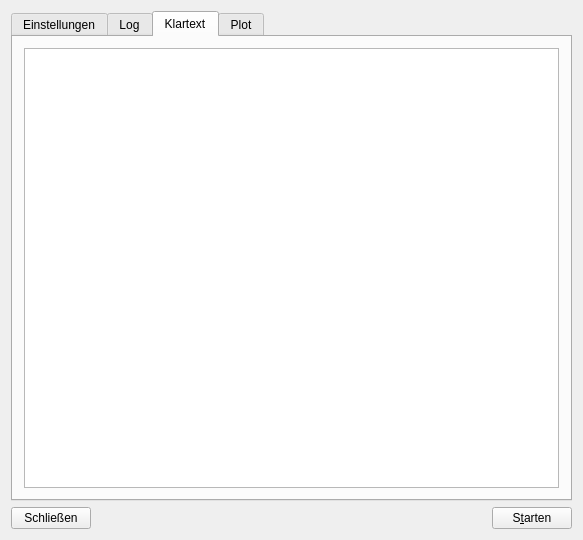
<?xml version="1.0" encoding="UTF-8"?>
<ui version="4.0">
 <class>ArduinoData</class>
 <widget class="QWidget" name="ArduinoData">
  <property name="geometry">
   <rect>
    <x>0</x>
    <y>0</y>
    <width>583</width>
    <height>540</height>
   </rect>
  </property>
  <property name="windowTitle">
   <string>ArduinoData</string>
  </property>
  <layout class="QGridLayout" name="gridLayout">
   <item row="0" column="0">
    <layout class="QVBoxLayout" name="verticalLayout">
     <item>
      <widget class="QTabWidget" name="tWPlot">
       <property name="currentIndex">
        <number>2</number>
       </property>
       <widget class="QWidget" name="tabSettings">
        <attribute name="title">
         <string>Einstellungen</string>
        </attribute>
        <layout class="QGridLayout" name="gridLayout_4">
         <item row="0" column="0">
          <widget class="QGroupBox" name="groupBox">
           <property name="title">
            <string>Verbindung</string>
           </property>
           <layout class="QGridLayout" name="gridLayout_5">
            <item row="0" column="0">
             <layout class="QHBoxLayout" name="horizontalLayout_2">
              <item>
               <widget class="QLabel" name="label">
                <property name="text">
                 <string>Geräteport</string>
                </property>
               </widget>
              </item>
              <item>
               <spacer name="horizontalSpacer_2">
                <property name="orientation">
                 <enum>Qt::Horizontal</enum>
                </property>
                <property name="sizeHint" stdset="0">
                 <size>
                  <width>40</width>
                  <height>20</height>
                 </size>
                </property>
               </spacer>
              </item>
              <item>
               <widget class="QComboBox" name="cBDevice">
                <property name="editable">
                 <bool>true</bool>
                </property>
               </widget>
              </item>
             </layout>
            </item>
            <item row="1" column="0">
             <layout class="QHBoxLayout" name="horizontalLayout_3">
              <item>
               <widget class="QLabel" name="label_2">
                <property name="text">
                 <string>Baudrate</string>
                </property>
               </widget>
              </item>
              <item>
               <spacer name="horizontalSpacer_3">
                <property name="orientation">
                 <enum>Qt::Horizontal</enum>
                </property>
                <property name="sizeHint" stdset="0">
                 <size>
                  <width>40</width>
                  <height>20</height>
                 </size>
                </property>
               </spacer>
              </item>
              <item>
               <widget class="QComboBox" name="cBBaudRate">
                <property name="editable">
                 <bool>false</bool>
                </property>
               </widget>
              </item>
             </layout>
            </item>
           </layout>
          </widget>
         </item>
         <item row="1" column="0">
          <widget class="QGroupBox" name="gBExport">
           <property name="title">
            <string>Ex&amp;port</string>
           </property>
           <property name="checkable">
            <bool>true</bool>
           </property>
           <layout class="QGridLayout" name="gridLayout_2">
            <item row="0" column="0">
             <layout class="QHBoxLayout" name="horizontalLayout_4">
              <item>
               <widget class="QLabel" name="label_3">
                <property name="text">
                 <string>Dateiname</string>
                </property>
               </widget>
              </item>
              <item>
               <spacer name="horizontalSpacer_4">
                <property name="orientation">
                 <enum>Qt::Horizontal</enum>
                </property>
                <property name="sizeType">
                 <enum>QSizePolicy::Preferred</enum>
                </property>
                <property name="sizeHint" stdset="0">
                 <size>
                  <width>40</width>
                  <height>20</height>
                 </size>
                </property>
               </spacer>
              </item>
              <item>
               <widget class="QLineEdit" name="lEFileName"/>
              </item>
              <item>
               <widget class="QPushButton" name="pBFile">
                <property name="text">
                 <string>Durchsuchen</string>
                </property>
               </widget>
              </item>
             </layout>
            </item>
           </layout>
          </widget>
         </item>
         <item row="2" column="0">
          <spacer name="verticalSpacer">
           <property name="orientation">
            <enum>Qt::Vertical</enum>
           </property>
           <property name="sizeHint" stdset="0">
            <size>
             <width>20</width>
             <height>40</height>
            </size>
           </property>
          </spacer>
         </item>
        </layout>
       </widget>
       <widget class="QWidget" name="tab_2">
        <attribute name="title">
         <string>Log</string>
        </attribute>
        <layout class="QGridLayout" name="gridLayout_8">
         <item row="0" column="0">
          <layout class="QVBoxLayout" name="verticalLayout_2">
           <item>
            <widget class="QTextEdit" name="tELog"/>
           </item>
           <item>
            <layout class="QHBoxLayout" name="horizontalLayout_6">
             <item>
              <spacer name="horizontalSpacer_5">
               <property name="orientation">
                <enum>Qt::Horizontal</enum>
               </property>
               <property name="sizeHint" stdset="0">
                <size>
                 <width>40</width>
                 <height>20</height>
                </size>
               </property>
              </spacer>
             </item>
             <item>
              <widget class="QPushButton" name="pBClearLog">
               <property name="text">
                <string>Leeren</string>
               </property>
              </widget>
             </item>
             <item>
              <widget class="QPushButton" name="pushButton_2">
               <property name="text">
                <string>Kopieren</string>
               </property>
              </widget>
             </item>
            </layout>
           </item>
          </layout>
         </item>
        </layout>
       </widget>
       <widget class="QWidget" name="tabPlain">
        <attribute name="title">
         <string>Klartext</string>
        </attribute>
        <layout class="QGridLayout" name="gridLayout_3">
         <item row="0" column="0">
          <widget class="QPlainTextEdit" name="tEPlainData">
           <property name="plainText">
            <string notr="true"/>
           </property>
          </widget>
         </item>
        </layout>
       </widget>
       <widget class="QWidget" name="tPlot">
        <attribute name="title">
         <string>Plot</string>
        </attribute>
        <layout class="QGridLayout" name="gridLayout_6">
         <item row="0" column="0">
          <widget class="Plot" name="graphicsView"/>
         </item>
        </layout>
       </widget>
      </widget>
     </item>
     <item>
      <layout class="QHBoxLayout" name="horizontalLayout">
       <item>
        <widget class="QPushButton" name="pBClose">
         <property name="text">
          <string>Schließen</string>
         </property>
        </widget>
       </item>
       <item>
        <spacer name="horizontalSpacer">
         <property name="orientation">
          <enum>Qt::Horizontal</enum>
         </property>
         <property name="sizeHint" stdset="0">
          <size>
           <width>40</width>
           <height>20</height>
          </size>
         </property>
        </spacer>
       </item>
       <item>
        <widget class="QPushButton" name="pBStartStop">
         <property name="text">
          <string>S&amp;tarten</string>
         </property>
        </widget>
       </item>
      </layout>
     </item>
    </layout>
   </item>
  </layout>
 </widget>
 <layoutdefault spacing="6" margin="11"/>
 <customwidgets>
  <customwidget>
   <class>Plot</class>
   <extends>QGraphicsView</extends>
   <header>plot.h</header>
  </customwidget>
 </customwidgets>
 <resources/>
 <connections>
  <connection>
   <sender>pBClose</sender>
   <signal>clicked()</signal>
   <receiver>ArduinoData</receiver>
   <slot>close()</slot>
   <hints>
    <hint type="sourcelabel">
     <x>50</x>
     <y>496</y>
    </hint>
    <hint type="destinationlabel">
     <x>359</x>
     <y>261</y>
    </hint>
   </hints>
  </connection>
  <connection>
   <sender>pBStartStop</sender>
   <signal>clicked()</signal>
   <receiver>ArduinoData</receiver>
   <slot>startStop()</slot>
   <hints>
    <hint type="sourcelabel">
     <x>669</x>
     <y>496</y>
    </hint>
    <hint type="destinationlabel">
     <x>359</x>
     <y>261</y>
    </hint>
   </hints>
  </connection>
  <connection>
   <sender>cBBaudRate</sender>
   <signal>currentTextChanged(QString)</signal>
   <receiver>ArduinoData</receiver>
   <slot>updateBaudRate(QString)</slot>
   <hints>
    <hint type="sourcelabel">
     <x>656</x>
     <y>103</y>
    </hint>
    <hint type="destinationlabel">
     <x>359</x>
     <y>261</y>
    </hint>
   </hints>
  </connection>
  <connection>
   <sender>pBClearLog</sender>
   <signal>clicked()</signal>
   <receiver>ArduinoData</receiver>
   <slot>clearLog()</slot>
   <hints>
    <hint type="sourcelabel">
     <x>405</x>
     <y>548</y>
    </hint>
    <hint type="destinationlabel">
     <x>278</x>
     <y>314</y>
    </hint>
   </hints>
  </connection>
  <connection>
   <sender>pBFile</sender>
   <signal>clicked()</signal>
   <receiver>ArduinoData</receiver>
   <slot>filePath()</slot>
   <hints>
    <hint type="sourcelabel">
     <x>475</x>
     <y>226</y>
    </hint>
    <hint type="destinationlabel">
     <x>278</x>
     <y>242</y>
    </hint>
   </hints>
  </connection>
 </connections>
 <slots>
  <slot>startStop()</slot>
  <slot>updateBaudRate(QString)</slot>
  <slot>clearLog()</slot>
  <slot>filePath()</slot>
 </slots>
</ui>
